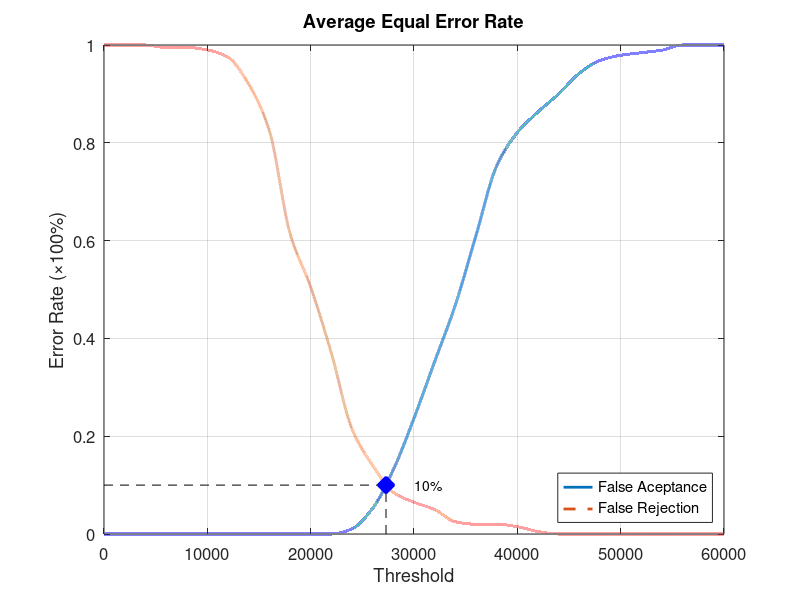
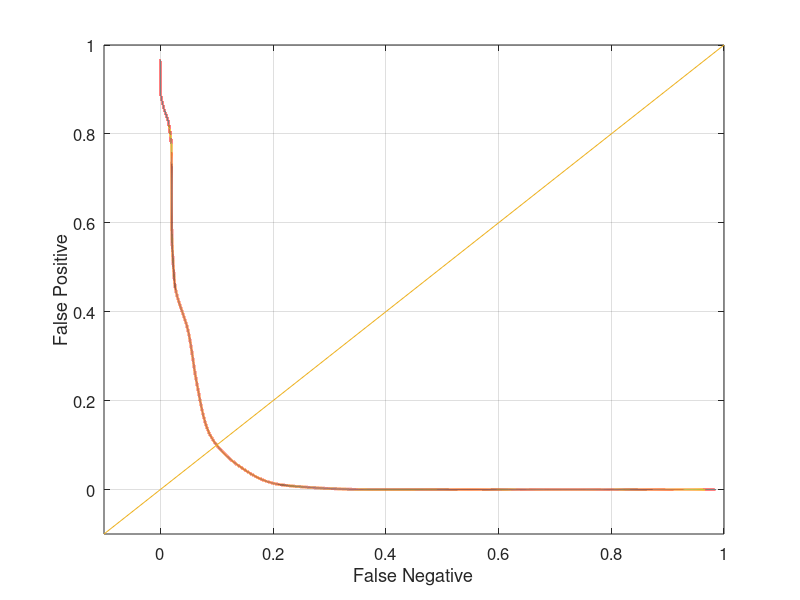

Write the MATLAB code that produced these figures, in order.
function yEER = Database1_2
close all;
clear;
clc;
x = 0:2000:60000;
xq = 0:0.5:60000;

y0 = [0 0 0 0 0 0 0 0 0 0 0 0 0.0105263 0.0526316 0.131579 0.236842 0.352632 0.468421 0.610526 0.752632 0.821053 0.863158 0.9 0.942105 0.968421 0.978947 0.984211 0.989474 1 1 1];
yy0 = interp1(x, y0, xq, 'pchip');
y1 = [1 1 1 0.995 0.995 0.99 0.975 0.92 0.825 0.615 0.505 0.37 0.215 0.14 0.085 0.065 0.05 0.025 0.02 0.02 0.015 0.005 0 0 0 0 0 0 0 0 0];
yy1 = interp1(x, y1, xq, 'pchip');

% Calculating EER: 
y2 = abs(y0 - y1);
find(y2 == min(y2))
yy2 = abs(yy0 - yy1);
xEER = find(yy2 == min(yy2));
xEERIndex = xq(xEER) % X-axis EER
yEER = yy0(xEER) % Y-axis EER

main = figure
plot(xq, yy0,'-','LineWidth', 2);	hold on
plot(xq, yy1,'--','LineWidth', 2);	hold on
plot([xEERIndex xEERIndex], [0 yEER], 'k--');	hold on
plot([0 xEERIndex], [yEER yEER], 'k--');	hold on
plot(xEERIndex, yEER, 'bx', 'LineWidth', 10);	hold on
text(xEERIndex + 10 * xEERIndex / 100, yEER, [num2str(round((10000 * yEER)) / 100) '%'])
legend('False Aceptance', 'False Rejection', 'Location', 'SouthEast')
xlabel('Threshold')
ylabel('Error Rate (\times100%)')
title('Average Equal Error Rate')
set(gca, 'FontSize', 12)
axis([0 60000 0 1])
grid on

print(main, 'Database1_2Main', '-dpng');
FNRxFPR = figure('Color', [1 1 1]);
plot(yy1, yy0, '-', yy1, yy0, 'LineWidth', 2);
hold on
y = -0.1:0.1:1
plot(y, y); 
set(gca, 'FontSize', 12)
xlabel('False Negative')
ylabel('False Positive')
axis([-0.1 1 -0.1 1])
set(gca, 'FontSize', 12)
grid on

print(FNRxFPR, 'Database1_2FNRxFPR','-dpng');
end
